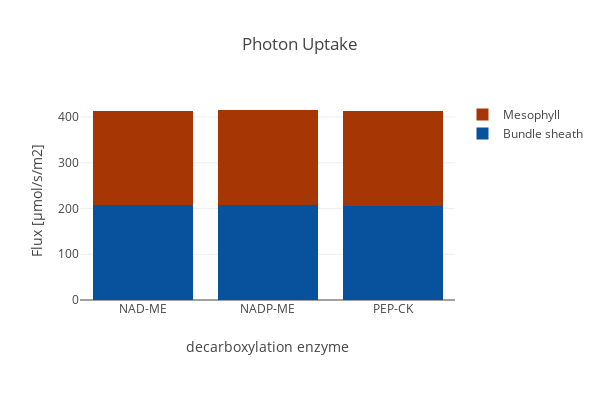

Write notebook code for a chart like this one.
### Code cell
create_bar_plot_rxn(D_pfba, D_exp,
                    {'[M]_Im_hnu':'Mesophyll','[B]_Im_hnu': 'Bundle sheath'},
                    'Photon Uptake', xaxis_title,
                    stacked = True, save_fig=save_fig)

### Figure 1 — Plotly figure (JSON) as saved in the notebook; plotly's stock layout.template omitted (floating-point values rounded to 4 significant figures)
{"data": [{"marker": {"color": "rgb(8,81,156)"}, "name": "Bundle sheath", "type": "bar", "uid": "c91f4411-9e4a-47e3-9839-3b702908301a", "x": ["NAD-ME", "NADP-ME", "PEP-CK"], "y": [207.1, 207.7, 206.5]}, {"marker": {"color": "rgb(166,54,3)"}, "name": "Mesophyll", "type": "bar", "uid": "79809e7f-9c8a-44fb-8750-c432a56d6647", "x": ["NAD-ME", "NADP-ME", "PEP-CK"], "y": [207.1, 207.7, 206.5]}], "layout": {"barmode": "stack", "height": 400, "margin": {"b": 100}, "title": {"text": "Photon Uptake"}, "width": 600, "xaxis": {"tickangle": 0, "title": {"text": "decarboxylation enzyme"}}, "yaxis": {"autorange": true, "title": {"text": "Flux [µmol/s/m2]"}}}}
